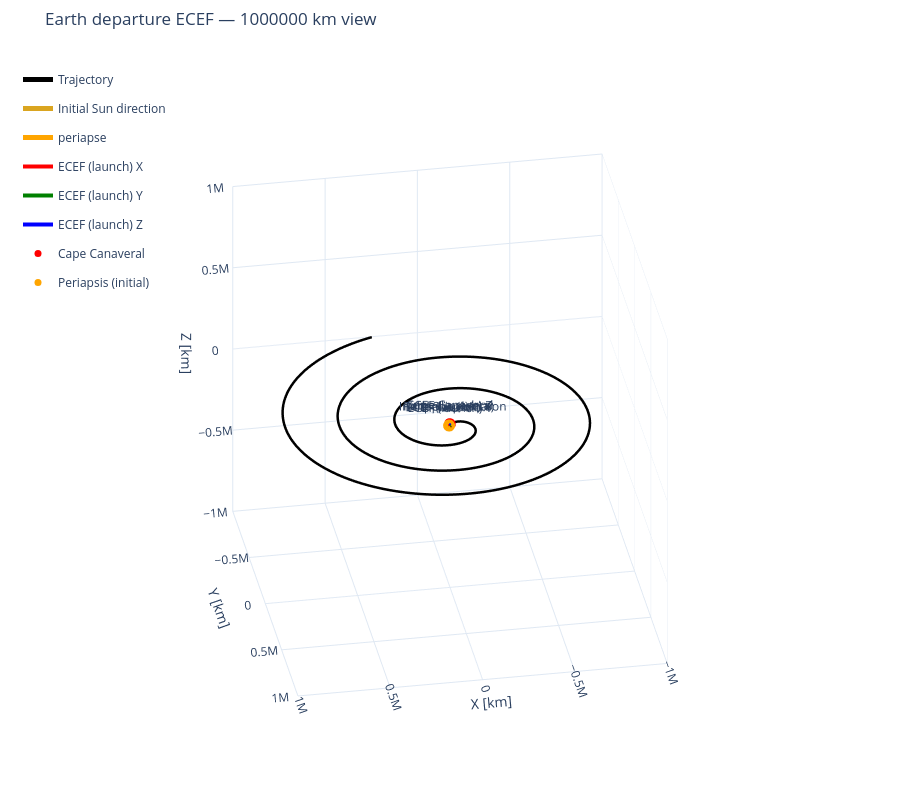

Notebook source saved alongside this figure:
### Code cell
# Translate by Earth's rv at each sample, then rotate HCI into ECI.

frames = [
    {
        "name": "ECEF (launch)",
        "location": [0, 0, 0],
        "dcm_body_wrt_hci": np.eye(3),
        "length": 10000,
    },
    # {"name": "ECEF", "location": [0, 0, 0],
    #         "dcm_body_wrt_hci": dcm_ecef_wrt_eci, "length": 10000},  # just for visualization
]

vectors = [
    {
        "direction": departure.dcm_ecef_wrt_eci0 @ sun_direction_eci,
        "length": 20000,
        "name": "Initial Sun direction",
        "color": "goldenrod",
        "label": True,
    },
    {
        "direction": departure.dcm_ecef_wrt_eci0 @ departure.r_p_eci,
        "length": 10000,
        "name": "periapse",
        "color": "orange",
        "label": True,
    },
    # {"direction": n_vec, "length": 10000,
    #              "name": "Normal vec", "color": "black", "label": True},  # just for visualization
    # {"direction": right_vec, "length": 10000,
    #              "name": "right_vec", "color": "black", "label": True},  # just for visualization
]

points = [
    {"name": "Cape Canaveral", "location": r_cape_ecef_m * M_TO_KM, "color": "red"},
    {
        "name": "Periapsis (initial)",
        "location": (departure.dcm_ecef_wrt_eci0 @ departure.r_p_eci) * M_TO_KM,
        "color": "orange",
    },
]

view_range = 1000000
fig_earth = plot_3d(
    [rv_departure_ecef[:, 0:3] * M_TO_KM],
    [departure.t_traj_s],
    labels=["Trajectory"],
    trace_colors=["black"],
    bodies={"name": "Earth", "radius": R_EARTH * M_TO_KM, "color": "royalblue"},
    frames=frames,
    vectors=vectors,
    points=points,
    title=f"Earth departure ECEF — {view_range} km view",
    units="km",
    azim=80,
    elev=30,
    show_end=False,
    show=False,
)
fig_earth.update_scenes(
    xaxis_range=[-view_range, view_range],  # km
    yaxis_range=[-view_range, view_range],  # km
    zaxis_range=[-view_range, view_range],  # km
)
fig_earth.show()

### Figure 1 — Plotly figure (JSON) as saved in the notebook; plotly's stock layout.template omitted (floating-point values rounded to 4 significant figures; data arrays with more than 128 entries replaced by an {"elided": "..."} marker saying what was removed)
{"data": [{"colorscale": [[0, "royalblue"], [1, "royalblue"]], "hoverinfo": "skip", "name": "Earth", "opacity": 0.7, "showlegend": false, "showscale": false, "type": "surface", "x": {"elided": "60x30 float values"}, "y": {"elided": "60x30 float values"}, "z": {"elided": "60x30 float values"}}, {"legendgroup": "Trajectory", "line": {"color": "black", "width": 5}, "mode": "lines", "name": "Trajectory", "type": "scatter3d", "x": {"elided": "100000 float values"}, "y": {"elided": "100000 float values"}, "z": {"elided": "100000 float values"}}, {"legendgroup": "vector-2", "line": {"color": "goldenrod", "width": 5}, "mode": "lines+text", "name": "Initial Sun direction", "text": ["", "Initial Sun direction"], "textposition": "top center", "type": "scatter3d", "x": [0, -16150.0], "y": [0, -8757.0], "z": [0, 7899.0]}, {"anchor": "tip", "colorscale": [[0, "goldenrod"], [1, "goldenrod"]], "hoverinfo": "skip", "legendgroup": "vector-2", "name": "Initial Sun direction arrowhead", "showlegend": false, "showscale": false, "sizemode": "absolute", "sizeref": 1200, "type": "cone", "u": [-0.8077], "v": [-0.4379], "w": [0.3949], "x": [-16150.0], "y": [-8757.0], "z": [7899.0]}, {"legendgroup": "vector-4", "line": {"color": "orange", "width": 5}, "mode": "lines+text", "name": "periapse", "text": ["", "periapse"], "textposition": "top center", "type": "scatter3d", "x": [0, 7982.0], "y": [0, -3888.0], "z": [0, -4601.0]}, {"anchor": "tip", "colorscale": [[0, "orange"], [1, "orange"]], "hoverinfo": "skip", "legendgroup": "vector-4", "name": "periapse arrowhead", "showlegend": false, "showscale": false, "sizemode": "absolute", "sizeref": 600, "type": "cone", "u": [0.7982], "v": [-0.3888], "w": [-0.4601], "x": [7982.0], "y": [-3888.0], "z": [-4601.0]}, {"legendgroup": "vector-6", "line": {"color": "red", "width": 4}, "mode": "lines+text", "name": "ECEF (launch) X", "text": ["", "ECEF (launch) X"], "textposition": "top center", "type": "scatter3d", "x": [0, 10000], "y": [0, 0], "z": [0, 0]}, {"anchor": "tip", "colorscale": [[0, "red"], [1, "red"]], "hoverinfo": "skip", "legendgroup": "vector-6", "name": "ECEF (launch) X arrowhead", "showlegend": false, "showscale": false, "sizemode": "absolute", "sizeref": 600, "type": "cone", "u": [1], "v": [0], "w": [0], "x": [10000], "y": [0], "z": [0]}, {"legendgroup": "vector-8", "line": {"color": "green", "width": 4}, "mode": "lines+text", "name": "ECEF (launch) Y", "text": ["", "ECEF (launch) Y"], "textposition": "top center", "type": "scatter3d", "x": [0, 0], "y": [0, 10000], "z": [0, 0]}, {"anchor": "tip", "colorscale": [[0, "green"], [1, "green"]], "hoverinfo": "skip", "legendgroup": "vector-8", "name": "ECEF (launch) Y arrowhead", "showlegend": false, "showscale": false, "sizemode": "absolute", "sizeref": 600, "type": "cone", "u": [0], "v": [1], "w": [0], "x": [0], "y": [10000], "z": [0]}, {"legendgroup": "vector-10", "line": {"color": "blue", "width": 4}, "mode": "lines+text", "name": "ECEF (launch) Z", "text": ["", "ECEF (launch) Z"], "textposition": "top center", "type": "scatter3d", "x": [0, 0], "y": [0, 0], "z": [0, 10000]}, {"anchor": "tip", "colorscale": [[0, "blue"], [1, "blue"]], "hoverinfo": "skip", "legendgroup": "vector-10", "name": "ECEF (launch) Z arrowhead", "showlegend": false, "showscale": false, "sizemode": "absolute", "sizeref": 600, "type": "cone", "u": [0], "v": [0], "w": [1], "x": [0], "y": [0], "z": [10000]}, {"marker": {"color": "red", "size": 7, "symbol": "circle"}, "mode": "markers+text", "name": "Cape Canaveral", "text": ["Cape Canaveral"], "textposition": "top center", "type": "scatter3d", "x": [918.4], "y": [-5534.0], "z": [3024.0]}, {"marker": {"color": "orange", "size": 7, "symbol": "circle"}, "mode": "markers+text", "name": "Periapsis (initial)", "text": ["Periapsis (initial)"], "textposition": "top center", "type": "scatter3d", "x": [5330.0], "y": [-2596.0], "z": [-3073.0]}], "layout": {"height": 800, "legend": {"bgcolor": "rgba(0,0,0,0)", "borderwidth": 0, "x": 0.02, "y": 0.98}, "margin": {"b": 0, "l": 0, "r": 0, "t": 50}, "scene": {"aspectmode": "cube", "camera": {"eye": {"x": 0.4512, "y": 2.559, "z": 1.5}, "projection": {"type": "orthographic"}, "up": {"x": 0, "y": 0, "z": 1}}, "xaxis": {"range": [-1000000, 1000000], "title": {"text": "X [km]"}}, "yaxis": {"range": [-1000000, 1000000], "title": {"text": "Y [km]"}}, "zaxis": {"range": [-1000000, 1000000], "title": {"text": "Z [km]"}}}, "title": {"text": "Earth departure ECEF — 1000000 km view"}}}
